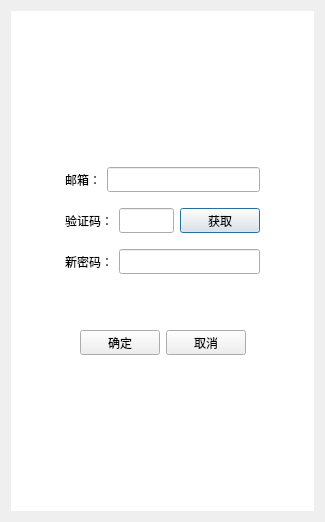
<?xml version="1.0" encoding="UTF-8"?>
<ui version="4.0">
 <class>ForgetDialog</class>
 <widget class="QDialog" name="ForgetDialog">
  <property name="geometry">
   <rect>
    <x>0</x>
    <y>0</y>
    <width>325</width>
    <height>522</height>
   </rect>
  </property>
  <property name="windowTitle">
   <string>Dialog</string>
  </property>
  <layout class="QVBoxLayout" name="verticalLayout">
   <item>
    <widget class="QStackedWidget" name="stackedWidget">
     <property name="currentIndex">
      <number>0</number>
     </property>
     <widget class="QWidget" name="page">
      <property name="styleSheet">
       <string notr="true">#page{
	background-color:rgb(255,255,255);
}</string>
      </property>
      <layout class="QVBoxLayout" name="verticalLayout_2">
       <item>
        <spacer name="verticalSpacer">
         <property name="orientation">
          <enum>Qt::Vertical</enum>
         </property>
         <property name="sizeHint" stdset="0">
          <size>
           <width>20</width>
           <height>40</height>
          </size>
         </property>
        </spacer>
       </item>
       <item>
        <layout class="QHBoxLayout" name="horizontalLayout">
         <property name="leftMargin">
          <number>5</number>
         </property>
         <property name="topMargin">
          <number>5</number>
         </property>
         <property name="rightMargin">
          <number>5</number>
         </property>
         <property name="bottomMargin">
          <number>5</number>
         </property>
         <item>
          <spacer name="horizontalSpacer">
           <property name="orientation">
            <enum>Qt::Horizontal</enum>
           </property>
           <property name="sizeType">
            <enum>QSizePolicy::Fixed</enum>
           </property>
           <property name="sizeHint" stdset="0">
            <size>
             <width>40</width>
             <height>20</height>
            </size>
           </property>
          </spacer>
         </item>
         <item>
          <widget class="QLabel" name="label">
           <property name="minimumSize">
            <size>
             <width>0</width>
             <height>25</height>
            </size>
           </property>
           <property name="maximumSize">
            <size>
             <width>16777215</width>
             <height>25</height>
            </size>
           </property>
           <property name="text">
            <string>邮箱：</string>
           </property>
          </widget>
         </item>
         <item>
          <widget class="QLineEdit" name="lineEdit">
           <property name="minimumSize">
            <size>
             <width>0</width>
             <height>25</height>
            </size>
           </property>
           <property name="maximumSize">
            <size>
             <width>16777215</width>
             <height>25</height>
            </size>
           </property>
          </widget>
         </item>
         <item>
          <spacer name="horizontalSpacer_2">
           <property name="orientation">
            <enum>Qt::Horizontal</enum>
           </property>
           <property name="sizeType">
            <enum>QSizePolicy::Fixed</enum>
           </property>
           <property name="sizeHint" stdset="0">
            <size>
             <width>40</width>
             <height>20</height>
            </size>
           </property>
          </spacer>
         </item>
        </layout>
       </item>
       <item>
        <layout class="QHBoxLayout" name="horizontalLayout_2">
         <property name="leftMargin">
          <number>5</number>
         </property>
         <property name="topMargin">
          <number>5</number>
         </property>
         <property name="rightMargin">
          <number>5</number>
         </property>
         <property name="bottomMargin">
          <number>5</number>
         </property>
         <item>
          <spacer name="horizontalSpacer_3">
           <property name="orientation">
            <enum>Qt::Horizontal</enum>
           </property>
           <property name="sizeType">
            <enum>QSizePolicy::Fixed</enum>
           </property>
           <property name="sizeHint" stdset="0">
            <size>
             <width>40</width>
             <height>20</height>
            </size>
           </property>
          </spacer>
         </item>
         <item>
          <widget class="QLabel" name="label_2">
           <property name="minimumSize">
            <size>
             <width>0</width>
             <height>25</height>
            </size>
           </property>
           <property name="maximumSize">
            <size>
             <width>16777215</width>
             <height>25</height>
            </size>
           </property>
           <property name="text">
            <string>验证码：</string>
           </property>
          </widget>
         </item>
         <item>
          <widget class="QLineEdit" name="lineEdit_2">
           <property name="minimumSize">
            <size>
             <width>0</width>
             <height>25</height>
            </size>
           </property>
           <property name="maximumSize">
            <size>
             <width>16777215</width>
             <height>25</height>
            </size>
           </property>
          </widget>
         </item>
         <item>
          <widget class="TimerBtn" name="pushButton">
           <property name="minimumSize">
            <size>
             <width>0</width>
             <height>25</height>
            </size>
           </property>
           <property name="maximumSize">
            <size>
             <width>16777215</width>
             <height>25</height>
            </size>
           </property>
           <property name="text">
            <string>获取</string>
           </property>
          </widget>
         </item>
         <item>
          <spacer name="horizontalSpacer_4">
           <property name="orientation">
            <enum>Qt::Horizontal</enum>
           </property>
           <property name="sizeType">
            <enum>QSizePolicy::Fixed</enum>
           </property>
           <property name="sizeHint" stdset="0">
            <size>
             <width>40</width>
             <height>20</height>
            </size>
           </property>
          </spacer>
         </item>
        </layout>
       </item>
       <item>
        <layout class="QHBoxLayout" name="horizontalLayout_3">
         <property name="leftMargin">
          <number>5</number>
         </property>
         <property name="topMargin">
          <number>5</number>
         </property>
         <property name="rightMargin">
          <number>5</number>
         </property>
         <property name="bottomMargin">
          <number>5</number>
         </property>
         <item>
          <spacer name="horizontalSpacer_5">
           <property name="orientation">
            <enum>Qt::Horizontal</enum>
           </property>
           <property name="sizeType">
            <enum>QSizePolicy::Fixed</enum>
           </property>
           <property name="sizeHint" stdset="0">
            <size>
             <width>40</width>
             <height>20</height>
            </size>
           </property>
          </spacer>
         </item>
         <item>
          <widget class="QLabel" name="label_3">
           <property name="minimumSize">
            <size>
             <width>0</width>
             <height>25</height>
            </size>
           </property>
           <property name="maximumSize">
            <size>
             <width>16777215</width>
             <height>25</height>
            </size>
           </property>
           <property name="text">
            <string>新密码：</string>
           </property>
          </widget>
         </item>
         <item>
          <widget class="QLineEdit" name="lineEdit_3">
           <property name="minimumSize">
            <size>
             <width>0</width>
             <height>25</height>
            </size>
           </property>
           <property name="maximumSize">
            <size>
             <width>16777215</width>
             <height>25</height>
            </size>
           </property>
          </widget>
         </item>
         <item>
          <spacer name="horizontalSpacer_6">
           <property name="orientation">
            <enum>Qt::Horizontal</enum>
           </property>
           <property name="sizeType">
            <enum>QSizePolicy::Fixed</enum>
           </property>
           <property name="sizeHint" stdset="0">
            <size>
             <width>40</width>
             <height>20</height>
            </size>
           </property>
          </spacer>
         </item>
        </layout>
       </item>
       <item>
        <spacer name="verticalSpacer_3">
         <property name="orientation">
          <enum>Qt::Vertical</enum>
         </property>
         <property name="sizeType">
          <enum>QSizePolicy::Fixed</enum>
         </property>
         <property name="sizeHint" stdset="0">
          <size>
           <width>20</width>
           <height>40</height>
          </size>
         </property>
        </spacer>
       </item>
       <item>
        <layout class="QHBoxLayout" name="horizontalLayout_4">
         <property name="leftMargin">
          <number>5</number>
         </property>
         <property name="topMargin">
          <number>5</number>
         </property>
         <property name="rightMargin">
          <number>5</number>
         </property>
         <property name="bottomMargin">
          <number>5</number>
         </property>
         <item>
          <spacer name="horizontalSpacer_7">
           <property name="orientation">
            <enum>Qt::Horizontal</enum>
           </property>
           <property name="sizeHint" stdset="0">
            <size>
             <width>40</width>
             <height>20</height>
            </size>
           </property>
          </spacer>
         </item>
         <item>
          <widget class="QPushButton" name="sure">
           <property name="minimumSize">
            <size>
             <width>0</width>
             <height>25</height>
            </size>
           </property>
           <property name="maximumSize">
            <size>
             <width>16777215</width>
             <height>25</height>
            </size>
           </property>
           <property name="text">
            <string>确定</string>
           </property>
          </widget>
         </item>
         <item>
          <widget class="QPushButton" name="cancel">
           <property name="minimumSize">
            <size>
             <width>0</width>
             <height>25</height>
            </size>
           </property>
           <property name="maximumSize">
            <size>
             <width>16777215</width>
             <height>25</height>
            </size>
           </property>
           <property name="text">
            <string>取消</string>
           </property>
          </widget>
         </item>
         <item>
          <spacer name="horizontalSpacer_8">
           <property name="orientation">
            <enum>Qt::Horizontal</enum>
           </property>
           <property name="sizeHint" stdset="0">
            <size>
             <width>40</width>
             <height>20</height>
            </size>
           </property>
          </spacer>
         </item>
        </layout>
       </item>
       <item>
        <spacer name="verticalSpacer_2">
         <property name="orientation">
          <enum>Qt::Vertical</enum>
         </property>
         <property name="sizeHint" stdset="0">
          <size>
           <width>20</width>
           <height>40</height>
          </size>
         </property>
        </spacer>
       </item>
      </layout>
     </widget>
     <widget class="QWidget" name="page_2">
      <property name="styleSheet">
       <string notr="true">#page_2{
background-color:rgb(255,255,255);
}</string>
      </property>
      <layout class="QVBoxLayout" name="verticalLayout_3">
       <item>
        <spacer name="verticalSpacer_5">
         <property name="orientation">
          <enum>Qt::Vertical</enum>
         </property>
         <property name="sizeHint" stdset="0">
          <size>
           <width>20</width>
           <height>40</height>
          </size>
         </property>
        </spacer>
       </item>
       <item>
        <widget class="QLabel" name="label_4">
         <property name="minimumSize">
          <size>
           <width>0</width>
           <height>25</height>
          </size>
         </property>
         <property name="maximumSize">
          <size>
           <width>16777215</width>
           <height>25</height>
          </size>
         </property>
         <property name="styleSheet">
          <string notr="true">#label_4{
color:black;
}</string>
         </property>
         <property name="text">
          <string>修改成功，请点击返回登录！</string>
         </property>
         <property name="alignment">
          <set>Qt::AlignCenter</set>
         </property>
        </widget>
       </item>
       <item>
        <spacer name="verticalSpacer_6">
         <property name="orientation">
          <enum>Qt::Vertical</enum>
         </property>
         <property name="sizeType">
          <enum>QSizePolicy::Fixed</enum>
         </property>
         <property name="sizeHint" stdset="0">
          <size>
           <width>20</width>
           <height>40</height>
          </size>
         </property>
        </spacer>
       </item>
       <item>
        <layout class="QHBoxLayout" name="horizontalLayout_5">
         <property name="leftMargin">
          <number>5</number>
         </property>
         <property name="topMargin">
          <number>5</number>
         </property>
         <property name="rightMargin">
          <number>5</number>
         </property>
         <property name="bottomMargin">
          <number>5</number>
         </property>
         <item>
          <spacer name="horizontalSpacer_9">
           <property name="orientation">
            <enum>Qt::Horizontal</enum>
           </property>
           <property name="sizeType">
            <enum>QSizePolicy::Fixed</enum>
           </property>
           <property name="sizeHint" stdset="0">
            <size>
             <width>40</width>
             <height>20</height>
            </size>
           </property>
          </spacer>
         </item>
         <item>
          <widget class="QPushButton" name="return_login">
           <property name="minimumSize">
            <size>
             <width>0</width>
             <height>25</height>
            </size>
           </property>
           <property name="maximumSize">
            <size>
             <width>16777215</width>
             <height>25</height>
            </size>
           </property>
           <property name="text">
            <string>返回登录</string>
           </property>
          </widget>
         </item>
         <item>
          <spacer name="horizontalSpacer_10">
           <property name="orientation">
            <enum>Qt::Horizontal</enum>
           </property>
           <property name="sizeType">
            <enum>QSizePolicy::Fixed</enum>
           </property>
           <property name="sizeHint" stdset="0">
            <size>
             <width>40</width>
             <height>20</height>
            </size>
           </property>
          </spacer>
         </item>
        </layout>
       </item>
       <item>
        <spacer name="verticalSpacer_4">
         <property name="orientation">
          <enum>Qt::Vertical</enum>
         </property>
         <property name="sizeHint" stdset="0">
          <size>
           <width>20</width>
           <height>40</height>
          </size>
         </property>
        </spacer>
       </item>
      </layout>
     </widget>
    </widget>
   </item>
  </layout>
 </widget>
 <customwidgets>
  <customwidget>
   <class>TimerBtn</class>
   <extends>QPushButton</extends>
   <header>timerbtn.h</header>
  </customwidget>
 </customwidgets>
 <resources/>
 <connections/>
</ui>
